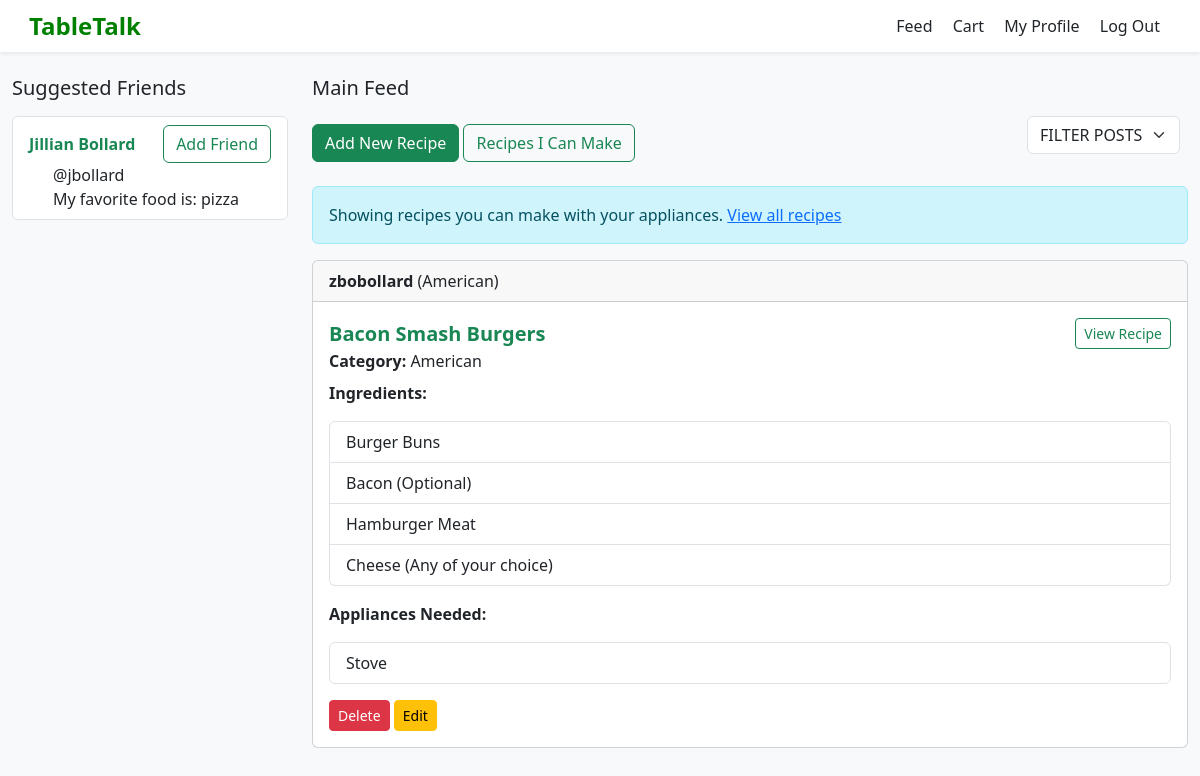
The app's page /filter_by_appliances (signed in) with its own data.
### tables this page shows
CREATE TABLE users (
    id INTEGER PRIMARY KEY AUTOINCREMENT,
    username TEXT NOT NULL UNIQUE,
    password TEXT NOT NULL,
    first_name TEXT NOT NULL,
    last_name TEXT NOT NULL,
    favorite_food TEXT NOT NULL,
    cart TEXT,
    following TEXT
);

CREATE TABLE posts
(
    id INTEGER PRIMARY KEY AUTOINCREMENT,
    user_id INTEGER NOT NULL,
    title TEXT NOT NULL,
    category TEXT,
    steps TEXT,
    ingredients TEXT,
    appliances TEXT,
    username TEXT,
    FOREIGN KEY (user_id) REFERENCES users(id)
);

### app.py (the view)
@app.route('/filter_by_appliances')
def filter_by_appliances():
    if 'username' not in session:
        return redirect(url_for('welcome_page'))
    db = get_db()
    username = session['username']
    user_row = db.execute('SELECT id FROM users WHERE username = ?',
                          [username]).fetchone()
    user_id = user_row['id']
    user_appliances = db.execute('SELECT * FROM appliances WHERE user_id = ?',
                                 [user_id]).fetchone()
    posts = db.execute('SELECT * FROM posts ORDER BY id DESC').fetchall()
    filtered = []
    if not user_appliances:
        flash("Add your appliances first!")
        return redirect(url_for('my_profile'))
    for post in posts:
        post_appliance_str = post['appliances']
        if not post_appliance_str or post_appliance_str == "No Appliances Listed":
            filtered.append(post)
            continue
        appliances_list = post_appliance_str.split(',')
        needed = []
        for a in appliances_list:
            cleaned = a.strip().lower()
            needed.append(cleaned)
        can_make = True
        for appliance_name in needed:
            has_appliance = False
            if 'stove' in appliance_name:
                has_appliance = user_appliances['stove']
            elif 'oven' in appliance_name:
                has_appliance = user_appliances['oven']
            elif 'microwave' in appliance_name:
                has_appliance = user_appliances['microwave']
            elif 'blender' in appliance_name:
                has_appliance = user_appliances['blender']
            elif 'toaster' in appliance_name:
                has_appliance = user_appliances['toaster']
            elif 'air fryer' in appliance_name or 'air_fryer' in appliance_name:
                has_appliance = user_appliances['air_fryer']
            elif 'slow cooker' in appliance_name or 'slow_cooker' in appliance_name:
                has_appliance = user_appliances['slow_cooker']
            elif 'pressure cooker' in appliance_name or 'pressure_cooker' in appliance_name:
                has_appliance = user_appliances['pressure_cooker']
            elif 'grill' in appliance_name:
                has_appliance = user_appliances['grill']
            if not has_appliance:
                can_make = False
                break
        if can_make:
            filtered.append(post)
    friends = db.execute('SELECT first_name, last_name, username, favorite_food FROM users WHERE id != ?',
                         [user_id]).fetchall()
    return render_template('main_feed.html', posts=filtered, suggested_friends=friends, filtered_by_appliances=True)

### app.py (called while the page is built)
def connect_db():
    rv = sqlite3.connect(app.config['DATABASE'])
    rv.row_factory = sqlite3.Row
    return rv

def get_db():
    if not hasattr(g, 'sqlite_db'):
        g.sqlite_db = connect_db()
    return g.sqlite_db

### templates/main_feed.html (shortened to what this page needs)
{% extends "layout.html" %}
{% block content %}
<div class="container-fluid mt-4">
  <div class="row">
    <div class="col-md-3">
      <h5 class="mb-3">Suggested Friends</h5>
      <ul class="list-group">
          {% for friend in suggested_friends %}
              <div class="list-group-item">
                <div class="d-flex justify-content-between align-items-center">
                  <a href="{{ url_for('show_user_profile', username=friend.username) }}" class="text-success text-decoration-none">
                    <strong>{{ friend.first_name }} {{ friend.last_name }}</strong>
                  </a>
                  <button class="btn btn-outline-success">Add Friend</button>
                </div>
                <div class="ms-4" style="text-align: left">@{{ friend.username }}</div>
                <div class="ms-4"style="text-align: left">My favorite food is: {{ friend.favorite_food }}</div>
              </div>
          {% endfor %}
      </ul>
    </div>
    <div class="col-md-9">
      <h5 class="mb-3">Main Feed</h5>
      <div class="d-flex justify-content-between align-items-center mb-3">
        <div>
          <button type="button" class="btn btn-success" data-bs-toggle="modal" data-bs-target="#recipeModal">
            Add New Recipe
          </button>
          <a href="{{ url_for('filter_by_appliances') }}" class="btn btn-outline-success">
            Recipes I Can Make
          </a>
        </div>
        <form method="get" action="{{ url_for('filter_posts') }}" class="d-flex align-items-center mb-3">
          <select name="filter_category" class="form-select w-auto me-2" data-role="filter">
            <option value="FILTER POSTS" {% if selected_category == 'FILTER POSTS' or not selected_category %}selected{% endif %}>FILTER POSTS</option>
          </select>
        </form>
      </div>
      {% if filtered_by_appliances %}
      <div class="alert alert-info">
        Showing recipes you can make with your appliances.
        <a href="{{ url_for('show_feed') }}">View all recipes</a>
      </div>
      {% endif %}
      {% for post in posts %}
      <div class="card mb-4">
        <div class="card-header">
          <strong>{{ post.username }}</strong> ({{ post.category }})
        </div>
        <div class="card-body">
          <div class="d-flex justify-content-between align-items-center">
              <h5 class="card-title text-success fw-bold mb-0">{{ post.title }}</h5>
              <a href="{{ url_for('view_recipe', recipe_id=post.id) }}" class="btn btn-outline-success btn-sm">View Recipe</a>
          </div>
          <div class="mb-2"><strong>Category:</strong> {{ post.category }}</div>
          <p><strong>Ingredients:</strong></p>
          <ul class="list-group mb-3">
            {% for ingredient in post.ingredients.split('\n') %}
            <li class="list-group-item">{{ ingredient }}</li>
            {% endfor %}
          </ul>
          <p><strong>Appliances Needed:</strong></p>
            <ul class="list-group mb-3">
              {% for appliance in post.appliances.split(',') %}
                <li class="list-group-item">{{ appliance.strip() }}</li>
              {% endfor %}
            </ul>
          {% if post.username == session['username'] %}
          <div class="mt-2">
            <form method="POST" action="{{ url_for('delete_post', post_id=post.id) }}" style="display:inline;">
              <button type="submit" class="btn btn-danger btn-sm">Delete</button>
            </form>
            <button type="button"
                    class="btn btn-warning btn-sm"
                    data-bs-toggle="modal"
                    data-bs-target="#editModal"
                    data-id="{{ post.id }}"
                    data-title="{{ post.title }}"
                    data-category="{{ post.category }}"
                    data-ingredients="{{ post.ingredients | escape }}"
                    data-steps="{{ post.steps | escape }}"
                    data-appliances="{{ post.appliances | escape }}">
              Edit</button>
          </div>
          {% endif %}
        </div>
      </div>
      {% endfor %}
    </div>
  </div>
</div>
{% endblock %}

### templates/layout.html (style rules this page uses)
body { background-color: #f8f9fa; }

### records on screen
users: first_name "Jillian", last_name "Bollard", username "jbollard", favorite_food "pizza"
posts: username "zbobollard", category "American", title "Bacon Smash Burgers", ingredient "Burger Buns" "Bacon (Optional)" "Hamburger Meat" "Cheese (Any of your choice)", strip "Stove"
